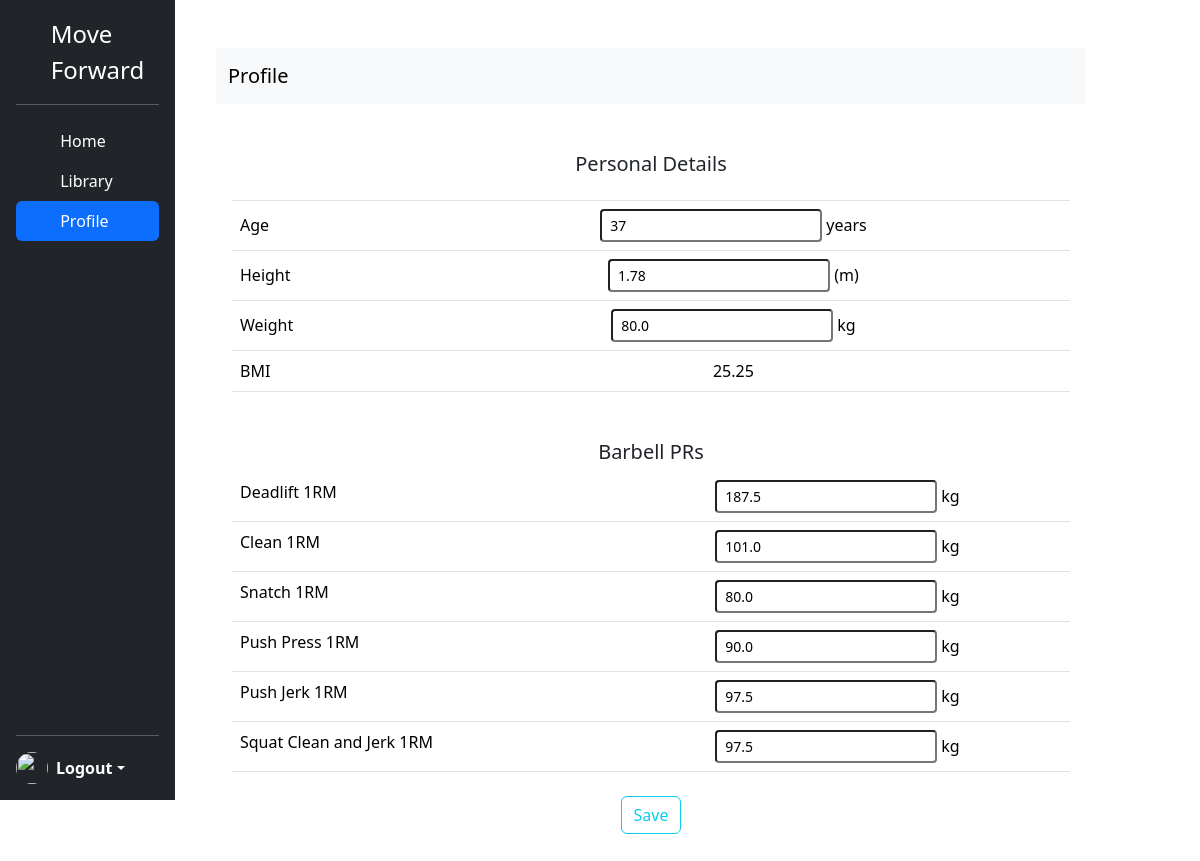
/profile (signed in), run on an earlier commit of the app's database.
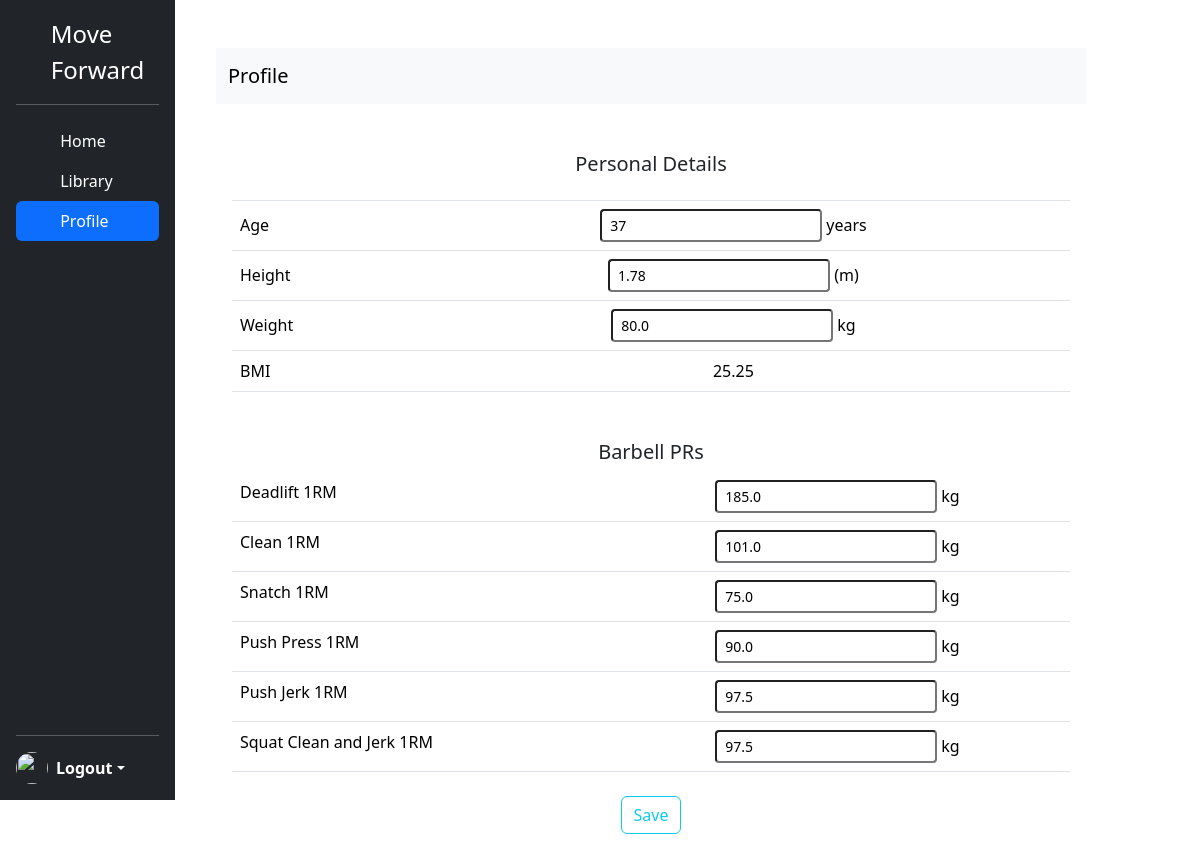
And on a later commit of the database.
### tables this page shows
CREATE TABLE users (id INTEGER PRIMARY KEY AUTOINCREMENT NOT NULL, username TEXT NOT NULL, hash TEXT NOT NULL, age INTEGER, height DOUBLE, weight DOUBLE);

CREATE TABLE barbel_movement(bb_movement_id INTEGER PRIMARY KEY AUTOINCREMENT, bb_movement_name TEXT, one_rep_max FLOAT, user_id INTEGER, FOREIGN KEY (user_id) REFERENCES users(id));

### app.py (the view, shortened to what this page needs)
@app.route("/profile", methods=["GET", "POST"])
@login_required
def barbells():
    user = session["user_id"]
    current_values = {
        "Deadlift 1RM": None,
        "Clean 1RM": None,
        "Snatch 1RM": None,
        "Push Press 1RM": None,
        "Push Jerk 1RM": None,
        "Squat Clean and Jerk 1RM": None,
    }
    current_age = None
    current_height = None
    current_weight = None
    try:
        con = sqlite3.connect('moveforward.db')
        cursor = con.cursor()
        for movement_name in current_values.keys():
            cursor.execute(
                "SELECT one_rep_max FROM barbel_movement WHERE user_id = ? AND bb_movement_name = ?",
                (user, movement_name)
            )
            result = cursor.fetchone()
            current_values[movement_name] = result[0] if result else None
        cursor.execute(
            "SELECT age, height, weight FROM users WHERE id = ?",
            (user,)
        )
        user_data = cursor.fetchone()
        if user_data:
            current_age, current_height, current_weight = user_data
        bmi = float(current_weight) / (float(current_height) * float(current_height))
        bmi = str(round(bmi,2))
    except sqlite3.Error as error:
        print("Database error:", error)
        return f"Database Error: {error}"
    finally:
        if con:
            con.close()
    return render_template("profile.html", current_values=current_values, current_age=current_age, current_height=current_height, current_weight=current_weight, bmi=bmi)

### app.py (called while the page is built)
@app.after_request
def after_request(response):
    response.headers["Cache-Control"] = "no-cache, no-store, must-revalidate"
    response.headers["Expires"] = 0
    response.headers["Pragma"] = "no-cache"
    return response

### helpers.py (called while the page is built)
def login_required(f):
    @wraps(f)
    def decorated_function(*args, **kwargs):
        if session.get("user_id") is None:
            return redirect("/login")
        return f(*args, **kwargs)
    return decorated_function

### templates/profile.html (shortened to what this page needs)
{% extends "layout.html" %}
{% block navbar_class_profile %} active {% endblock%}
{% block main %}
<nav class="navbar navbar-expand-lg bg-body-tertiary">
    <div class="container-fluid">
      <a class="navbar-brand text-center">Profile</a>
      </div>
  </nav>
  <main class="col-md-12 ms-sm-auto col-lg-12 px-md-3">
    <div class="content">
      <form action="profile" method="POST">
      <table class="table">
        <tr>
          <thead><h5 class="mt-5">
            <th colspan="2" class="text-center"></th>
            <h5>Personal Details</h5>
          </thead>
        </tr>
        <tr>
          <td class="text-start align-middle">Age</td>
          <td><input class="form control form-control-sm" type="number" name="age" placeholder="Age" value="{{ current_age if current_age else '' }}"> years</td>
        </tr>
        <tr>
          <td class="text-start align-middle">Height</td>
          <td><input class="form control form-control-sm" type="number" step="0.01" name="height" placeholder="Height (m)" value="{{ current_height if current_height else '' }}"> (m)</td>
        </tr>
        <tr>
          <td class="text-start align-middle">Weight</td>
          <td><input class="form control form-control-sm" type="number" step="0.01" name="weight" placeholder="Weight (kg)" value="{{ current_weight if current_weight else '' }}"> kg</td>
        </tr>
        <tr>
          <td class="text-start align-middle">BMI</td>
          <td>{{bmi}}</td>
        </tr>
      </table>
    <table class="table">
      <tr>
        <thead> <h5 class="mt-5">Barbell PRs</h5></thead>
      </tr>
      <tr>
        <td class="text-start">Deadlift 1RM</td>
        <td><input class="form control form-control-sm" type="number" step="0.25" name="1rep_max_deadlift" value="{{ current_values['Deadlift 1RM'] if current_values['Deadlift 1RM'] else '' }}"> kg</td>
      </tr>
      <tr>
        <td class="text-start">Clean 1RM</td>
        <td><input class="form control form-control-sm" type="number" step="0.25" name="1rep_max_clean" value="{{ current_values['Clean 1RM'] if current_values['Clean 1RM'] else '' }}"> kg</td>
      </tr>
      <tr>
        <td class="text-start">Snatch 1RM</td>
        <td><input class="form control form-control-sm" type="number" step="0.25" name="1rep_max_snatch" value="{{ current_values['Snatch 1RM'] if current_values['Snatch 1RM'] else '' }}"> kg</td>
      </tr>
      <tr>
        <td class="text-start">Push Press 1RM</td>
        <td><input class="form control form-control-sm" type="number" step="0.25" name="1rep_max_pushpress" value="{{ current_values['Push Press 1RM'] if current_values['Push Press 1RM'] else '' }}"> kg</td>
      </tr>
      <tr>
        <td class="text-start">Push Jerk 1RM</td>
        <td><input class="form control form-control-sm" type="number" step="0.25" name="1rep_max_pushjerk" value="{{ current_values['Push Jerk 1RM'] if current_values['Push Jerk 1RM'] else '' }}"> kg</td>
      </tr>
      <tr>
        <td class="text-start">Squat Clean and Jerk 1RM</td>
        <td><input class="form control form-control-sm" type="number" step="0.25" name="1rep_max_squat_clean_and_jerk" value="{{ current_values['Squat Clean and Jerk 1RM'] if current_values['Squat Clean and Jerk 1RM'] else '' }}"> kg</td>
      </tr>
    </table>
    <button class="btn btn-outline-info mt-2" type="submit">Save</button>
    </form>
    </div>
  </main>
{% endblock %}

### templates/layout.html (shortened to what this page needs)
<!DOCTYPE html>
<html lang="en">
<head>
  <link href="https://cdn.jsdelivr.net/npm/bootstrap@5.3.2/dist/css/bootstrap.min.css" rel="stylesheet">
</head>
<body>
  <div class ="page-container">
    <div class="content-wrap">
      <div class="row">
              <div class="col-md-2">
                  <div class="d-flex flex-column flex-shrink-0 p-3 text-white bg-dark fixed-top" style="width: 175px; height: 100vh">
                    <a href="/calendar" class="d-flex align-items-center mb-3 mb-md-0 me-md-auto text-white text-decoration-none">
                      <svg class="bi me-2" width="40" height="32"><use xlink:href="#bootstrap"/></svg>
                      <span class="fs-4">Move Forward</span>
                    </a>
                    <hr>
                    <ul class="nav nav-pills flex-column mb-auto">
                      <li class="nav-item">
                        <a href="/calendar" class="nav-link text-white {% block navbar_class_calendar%}{% endblock %}" aria-current="page">
                          <svg class="bi me-2" width="16" height="16"><use xlink:href="/calendar"/></svg>
                          Home
                        </a>
                      </li>
                      <li>
                        <a href="/exercises" class="nav-link text-white {% block navbar_class_library %}{% endblock %}">
                          <svg class="bi me-2" width="16" height="16"><use xlink:href="/exercises"/></svg>
                          Library
                        </a>
                      </li>
                      <li>
                        <a href="/profile" class="nav-link text-white {% block navbar_class_profile %}{% endblock %}">
                          <svg class="bi me-2" width="16" height="16"><use xlink:href="/profile"/></svg>
                          Profile
                        </a>
                      </li>
                    </ul>
                    <hr>
                    <div class="dropdown">
                      <a href="#" class="d-flex align-items-center text-white text-decoration-none dropdown-toggle" id="dropdownUser1" data-bs-toggle="dropdown" aria-expanded="false">
                        <img src="" alt="" width="32" height="32" class="rounded-circle me-2">
                        <strong>Logout</strong>
                      </a>
                    </div>
                  </div>
              </div>
                  <div class="col-md-9">
                    <main class="container py-5 text-center">
                        {% block main %}{% endblock %}
                    </main>
                  </div>
          </div>
      </div>
  </div>
</body>
</html>

What changed in the data, as far as the page shows it:
changed barbel_movement (number 1 of 6 on the later page): one_rep_max "187.5" → "185.0"
changed barbel_movement (number 3 of 6 on the later page): one_rep_max "80.0" → "75.0"
